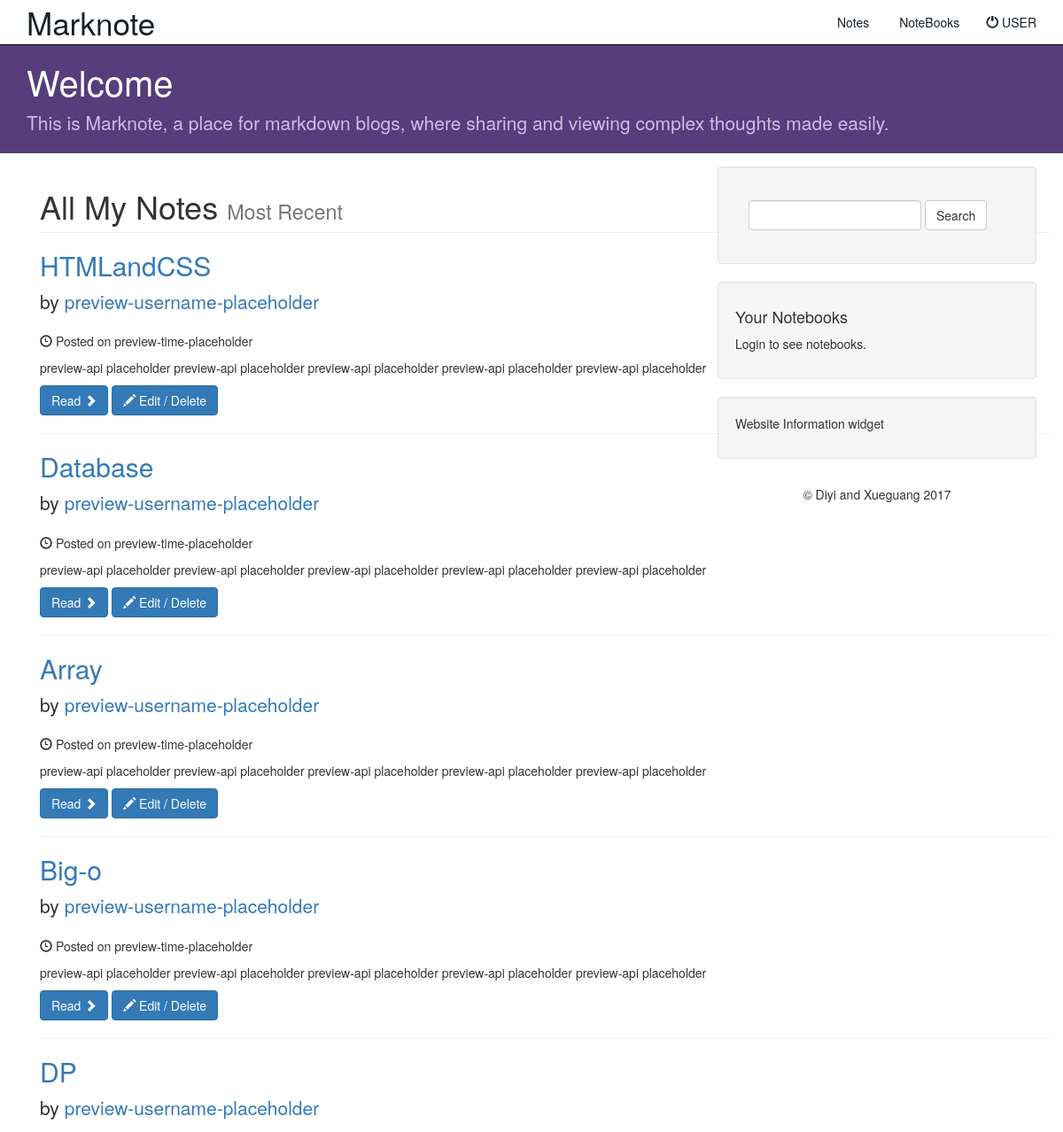
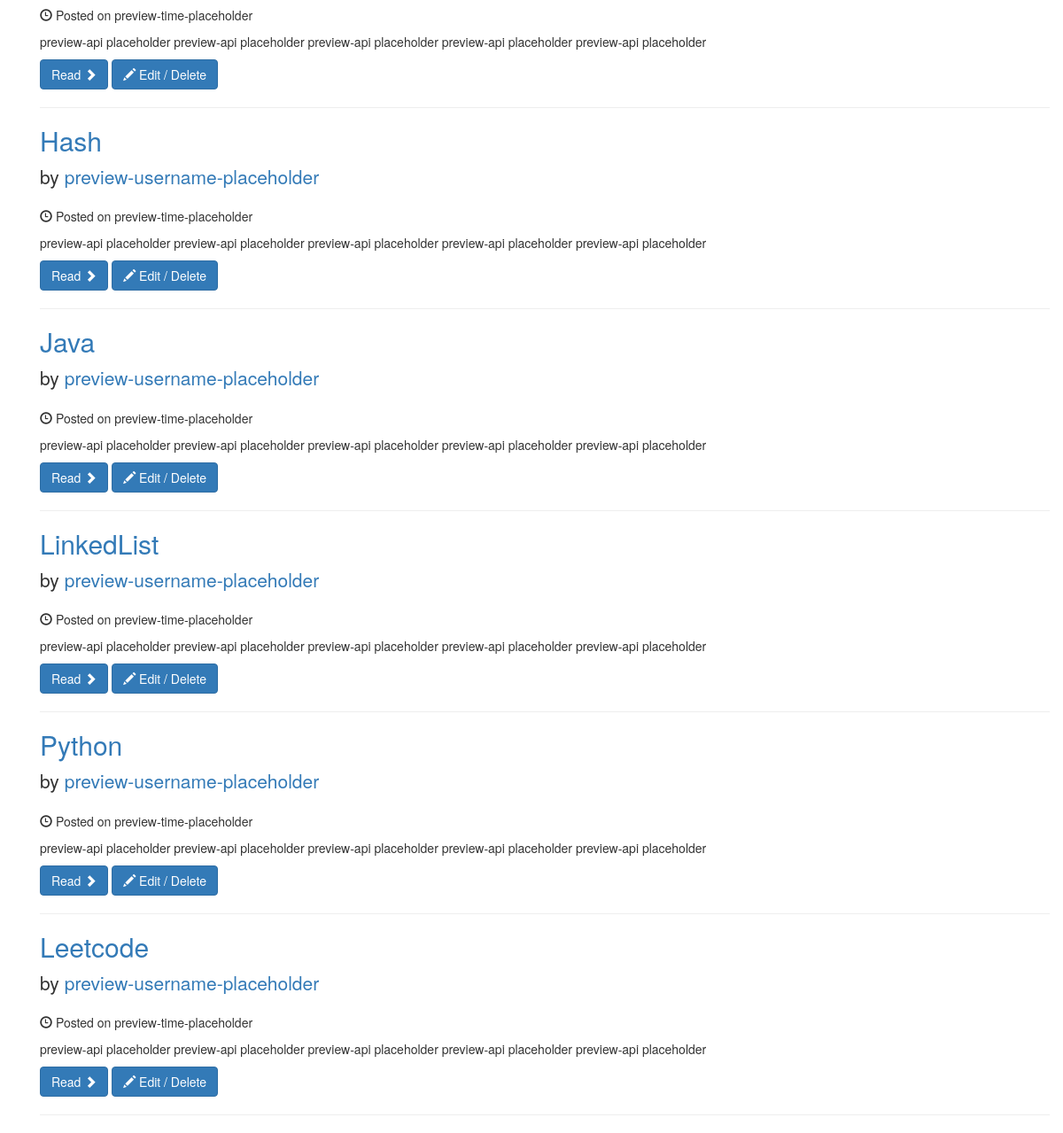
Page /wowCS/allnote/ (signed in) on the committed database (2 pictures, top to bottom).
### wowCS/models.py (models this page shows, shortened)
class Note(models.Model):
    notebook = models.ForeignKey(Notebook,on_delete= models.CASCADE,null=True,blank=True)
    user = models.ForeignKey(User, default=1)
    note_title = models.CharField(max_length=200)
    note_content = models.TextField()
    ispublic = models.BooleanField(default=True)
    favorite_count = models.IntegerField(default=0)
    date = models.DateTimeField(default=datetime.now, blank=True)

### wowCS/views.py (the view)
class AllNotesView(generic.ListView):
    template_name = 'wowCS/show_all_notes.html'
    context_object_name = 'all_notes'
    def get(self, request, *args, **kwargs):
        if not request.user.is_authenticated():
            return render(request, 'wowCS/login.html')
        else:
            self.object_list = self.get_queryset()
            context = self.get_context_data()
            context['header_text'] = "All my notes"
            return self.render_to_response(context)
    def get_queryset(self):
        notes= []
        for notebook in Notebook.objects.filter(user=self.request.user):
            for note in notebook.note_set.all():
                notes.append(note.pk)
        return Note.objects.filter(pk__in=notes)

### wowCS/templates/wowCS/show_all_notes.html
{% extends 'wowCS/base.html' %}
{% block navbar %}
{% include 'wowCS/navbar.html' with islogin=True %}
{% endblock %}
{% block body %}
{% if all_notes %}
<div class="container">
  <div class="row">
    <div class="col-md-12">
    <h1 class="page-header">
        All My Notes
        <small>Most Recent</small>
    </h1>
        {% for note in all_notes %}
        <h2>
            <a href="#" onclick='window.location="{% url 'wowCS:detail' note.id %}"'>
              {{note.note_title}}
            </a>
        </h2>
        <p class="lead">
            by <a href="#">preview-username-placeholder</a>
        </p>
        <p><span class="glyphicon glyphicon-time"></span> Posted on preview-time-placeholder</p>
        <p> preview-api placeholder preview-api placeholder preview-api placeholder preview-api placeholder preview-api placeholder</p>
        <a class="btn btn-primary"  href="#" onclick='window.location="{% url 'wowCS:detail' note.id %}"'>
          Read <span class="glyphicon glyphicon-chevron-right"></span></a>
        <a class="btn btn-primary"  href="#" onclick='window.location="{% url 'wowCS:note-update' note.id %}"'>
          <span class="glyphicon glyphicon-pencil"></span> Edit / Delete </a>
        <hr>
        {% endfor %}
  </div>
  </div>
</div>
{% else %}
<h3> You don't have any note yet.</h3>
{% endif %}
{% endblock %}
{% block sidebar %}
{% include 'wowCS/sidebar.html' %}
{% endblock %}

### wowCS/static/css/style.css (style rules this page uses)
body { padding-top: 50px; }

### rows in the picture
Note: note_title "HTMLandCSS"
Note: note_title "Database"
Note: note_title "Array"
Note: note_title "Big-o"
Note: note_title "DP"
Note: note_title "Hash"
Note: note_title "Java"
Note: note_title "LinkedList"
Note: note_title "Python"
Note: note_title "Leetcode"
